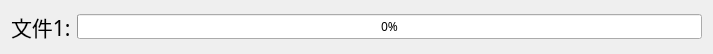
<?xml version="1.0" encoding="UTF-8"?>
<ui version="4.0">
 <class>MyProgressBar</class>
 <widget class="QWidget" name="MyProgressBar">
  <property name="geometry">
   <rect>
    <x>0</x>
    <y>0</y>
    <width>713</width>
    <height>51</height>
   </rect>
  </property>
  <property name="windowTitle">
   <string>Form</string>
  </property>
  <layout class="QHBoxLayout" name="horizontalLayout">
   <item>
    <widget class="QLabel" name="fileName">
     <property name="font">
      <font>
       <family>文泉驿等宽微米黑</family>
       <pointsize>16</pointsize>
       <weight>50</weight>
       <bold>false</bold>
      </font>
     </property>
     <property name="text">
      <string>文件1:</string>
     </property>
    </widget>
   </item>
   <item>
    <widget class="QProgressBar" name="progressBar">
     <property name="font">
      <font>
       <family>文泉驿微米黑</family>
      </font>
     </property>
     <property name="value">
      <number>0</number>
     </property>
    </widget>
   </item>
  </layout>
 </widget>
 <resources/>
 <connections/>
</ui>
